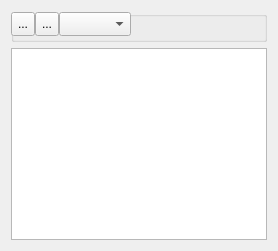
        <widget class="QWidget" name="tab_2">
         <attribute name="title">
          <string>SQL</string>
         </attribute>
         <layout class="QVBoxLayout" name="verticalLayout_16">
          <item>
           <widget class="QGroupBox" name="groupBox_9">
            <property name="sizePolicy">
             <sizepolicy hsizetype="Preferred" vsizetype="Fixed">
              <horstretch>0</horstretch>
              <verstretch>0</verstretch>
             </sizepolicy>
            </property>
            <property name="minimumSize">
             <size>
              <width>0</width>
              <height>26</height>
             </size>
            </property>
            <property name="maximumSize">
             <size>
              <width>16777215</width>
              <height>36</height>
             </size>
            </property>
            <property name="title">
             <string/>
            </property>
            <widget class="QWidget" name="horizontalLayoutWidget">
             <property name="geometry">
              <rect>
               <x>0</x>
               <y>0</y>
               <width>541</width>
               <height>27</height>
              </rect>
             </property>
             <layout class="QHBoxLayout" name="horizontalLayout_15">
              <property name="spacing">
               <number>0</number>
              </property>
              <item>
               <widget class="QToolButton" name="btnSaveSql">
                <property name="maximumSize">
                 <size>
                  <width>24</width>
                  <height>24</height>
                 </size>
                </property>
                <property name="toolTip">
                 <string>Save SQL to a file</string>
                </property>
                <property name="statusTip">
                 <string>Save SQL to a file</string>
                </property>
                <property name="text">
                 <string>...</string>
                </property>
                <property name="icon">
                 <iconset resource="dbm.qrc">
                  <normaloff>:/images/actions/images/actions/filesave.png</normaloff>:/images/actions/images/actions/filesave.png</iconset>
                </property>
               </widget>
              </item>
              <item>
               <widget class="QToolButton" name="btnInject">
                <property name="maximumSize">
                 <size>
                  <width>24</width>
                  <height>24</height>
                 </size>
                </property>
                <property name="toolTip">
                 <string>Inject this SQL to a database and create a table</string>
                </property>
                <property name="statusTip">
                 <string>Inject this SQL to a database and create a table</string>
                </property>
                <property name="text">
                 <string>...</string>
                </property>
                <property name="icon">
                 <iconset resource="dbm.qrc">
                  <normaloff>:/images/actions/images/small/database.png</normaloff>:/images/actions/images/small/database.png</iconset>
                </property>
               </widget>
              </item>
              <item>
               <widget class="QComboBox" name="cmbCharSetForSql">
                <property name="maximumSize">
                 <size>
                  <width>16777215</width>
                  <height>24</height>
                 </size>
                </property>
               </widget>
              </item>
              <item>
               <spacer name="horizontalSpacer_4">
                <property name="orientation">
                 <enum>Qt::Horizontal</enum>
                </property>
                <property name="sizeHint" stdset="0">
                 <size>
                  <width>40</width>
                  <height>20</height>
                 </size>
                </property>
               </spacer>
              </item>
             </layout>
            </widget>
           </widget>
          </item>
          <item>
           <widget class="QTextEdit" name="txtSql">
            <property name="font">
             <font>
              <family>Courier New</family>
              <pointsize>11</pointsize>
             </font>
            </property>
            <property name="readOnly">
             <bool>true</bool>
            </property>
           </widget>
          </item>
         </layout>
        </widget>
